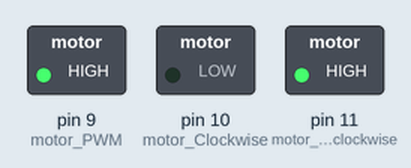
A sketch run on a simulated Arduino Uno, built with avr-gcc and run on an emulated ATmega328P. Shown: switched loads named in the sketch (green lamp = pin HIGH).

Above: at 2.0 s.
At 4.1 s:
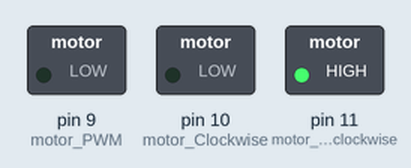
Timing chart, 0 to 4.8 s (numbered marks = the images above):
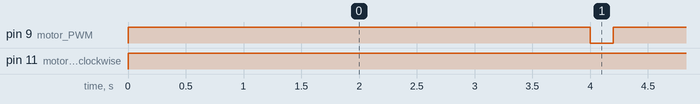

The sketch:

Jolee_Arduino.ino
```cpp
#define motor_PWM 9

#define motor_Clockwise 10

#define motor_Counterclockwise 11


void setup(){

// Enable Pin for motor 1

// Control pin 1 for motor 1

// Control pin 2 for motor 1

pinMode(motor_PWM,OUTPUT);

pinMode(motor_Clockwise, OUTPUT);

pinMode(motor_Counterclockwise, OUTPUT);

}


void loop(){

analogWrite(motor_PWM, 255);// Speed of Motor (0-255)

digitalWrite(motor_Clockwise, LOW );//low AND high to control

digitalWrite(motor_Counterclockwise, HIGH);// ...directionof motor

delay(4000);

digitalWrite(motor_PWM, LOW); // turn off motor with PWM

delay(200);

}
```

Measured:
- by itself, pin 9 (motor_PWM): alternates HIGH for 4.0 s and LOW for 0.20 s
- by itself, pin 11 (motor_Counterclockwise): LOW → HIGH at 0.00 s
